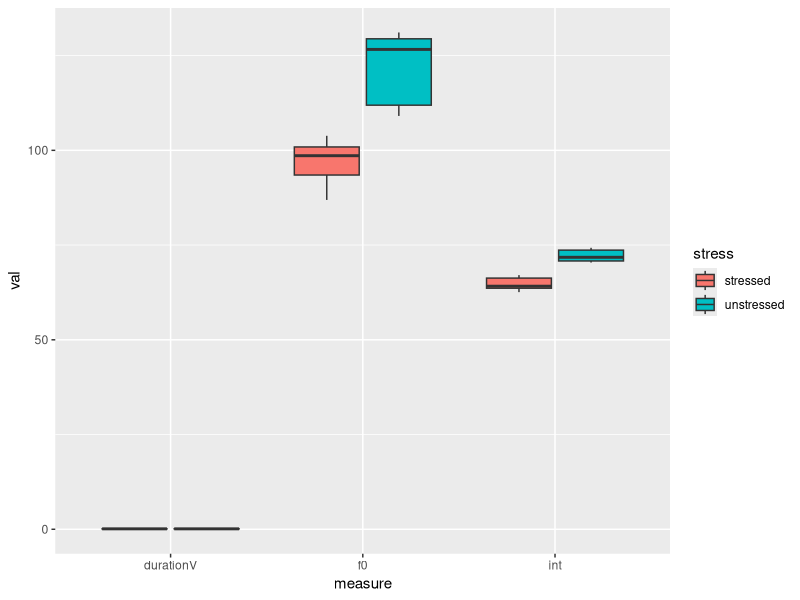

R code for this plot:
## ---- chunk 1
library("tidyverse")
library("stringr")
## ---- chunk 2
stressed <- c(
  "capo_2", "pinto_2", "pujo_2", "quemo_2", "testo_2"
)
unstressed <- c(
  "capo_1", "pinto_1", "pujo_1", "quemo_1", "testo_1"
)

data <- read_csv("./data/data.csv") %>%
  mutate(
    stress = case_when(
      info %in% stressed ~ "stressed",
      info %in% unstressed ~ "unstressed",
      TRUE ~ "NA"
    )
  )

glimpse(data)
write.csv(data, "data.csv")
## ---- chunk 3
data |>
  pivot_longer(cols = durationV:int, names_to = "measure", values_to = "val") |>
  ggplot() +
  aes(x = measure, y = val, fill = stress) +
geom_boxplot()

data |>
  pivot_longer(cols = durationV:int, names_to = "measure", values_to = "val") |>
  group_by(stress, measure) |>
  summarize(avg = mean(val)) |>
  pivot_wider(names_from = "stress", values_from = "avg")

